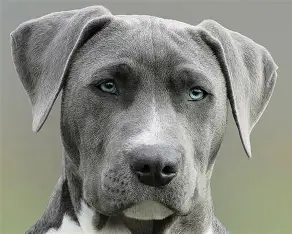
#> input picture d1.webp, 292 x 234 px
$ jupyter execute 'ex 05.ipynb'   (older library calls are emulated)
#> lines starting #> are read from the running program, lines starting #| are printed output that depends on the picture
## EX_ NO : 5
## TITLE : Image Smoothing and Sharpening Using OpenCV
## NAME : THIRUMALAI K
## REG_NO : 212224240176

[cell 1]
import cv2
import numpy as np
import matplotlib.pyplot as plt

[cell 2]
img = cv2.imread("d1.webp")
#> img is the input picture: shape (234, 292, 3); mean B, G, R 129, 137.2, 135.9

# Convert BGR to RGB
img_rgb = cv2.cvtColor(img, cv2.COLOR_BGR2RGB)

[cell 3]
avg_filter = cv2.blur(img_rgb, (5,5))
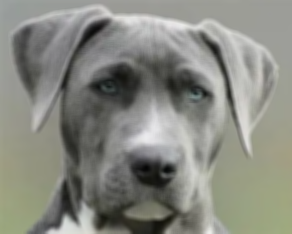
#> avg_filter: shape (234, 292, 3); mean R, G, B 135.9, 137.2, 128.9

[cell 4]
kernel = np.array([[1,2,1],
                   [2,4,2],
                   [1,2,1]]) / 16

weighted_avg = cv2.filter2D(img_rgb, -1, kernel)

[cell 5]
gaussian_filter = cv2.GaussianBlur(img_rgb, (5,5), 0)

[cell 6]
median_filter = cv2.medianBlur(img_rgb, 5)

[cell 7]
laplacian_kernel = np.array([[0,-1,0],
                             [-1,5,-1],
                             [0,-1,0]])

laplacian_sharp = cv2.filter2D(img_rgb, -1, laplacian_kernel)
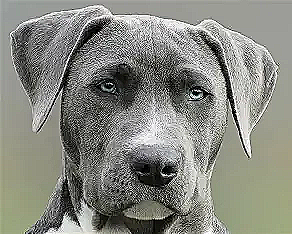
#> laplacian_sharp: shape (234, 292, 3); mean R, G, B 136, 137.3, 129.3

[cell 8]
gray = cv2.cvtColor(img_rgb, cv2.COLOR_RGB2GRAY)
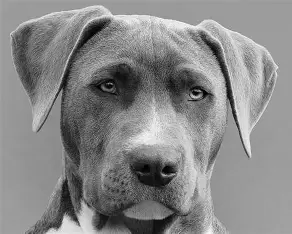
#> gray: shape (234, 292); min 0, max 255, mean 135.8

laplacian_operator = cv2.Laplacian(gray, cv2.CV_64F)
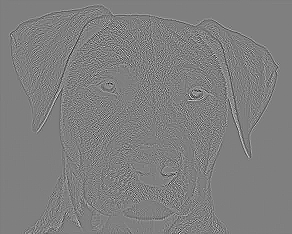
#> laplacian_operator: shape (234, 292) float64; min -315, max 315, mean 0; drawn with min black and max white

laplacian_operator = np.uint8(np.absolute(laplacian_operator))
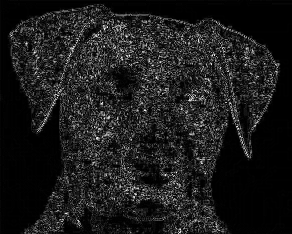
#> laplacian_operator: shape (234, 292); min 0, max 255, mean 28

[cell 9]
plt.figure(figsize=(15,12))


# Original Image
plt.subplot(3,3,1)
plt.imshow(img_rgb)
plt.title("Original Image")
plt.axis("off")


plt.subplot(3,3,2)
plt.imshow(avg_filter)
plt.title("Averaging Filter")
plt.axis("off")

[cell 10]
plt.figure(figsize=(12,15))


# Original Image
plt.subplot(3,3,1)
plt.imshow(img_rgb)
plt.title("Original Image")
plt.axis("off")


plt.subplot(3,3,2)
plt.imshow(weighted_avg)
plt.title("Weighted Averaging")
plt.axis("off")

[cell 11]
plt.figure(figsize=(12,15))


# Original Image
plt.subplot(3,3,1)
plt.imshow(img_rgb)
plt.title("Original Image")
plt.axis("off")

plt.subplot(3,3,2)
plt.imshow(gaussian_filter)
plt.title("Gaussian Filter")
plt.axis("off")

[cell 12]
plt.figure(figsize=(12,15))


# Original Image
plt.subplot(3,3,1)
plt.imshow(img_rgb)
plt.title("Original Image")
plt.axis("off")

plt.subplot(3,3,2)
plt.imshow(median_filter)
plt.title("Median Filter")
plt.axis("off")

[cell 13]
plt.figure(figsize=(12,15))


# Original Image
plt.subplot(3,3,1)
plt.imshow(img_rgb)
plt.title("Original Image")
plt.axis("off")

plt.subplot(3,3,2)
plt.imshow(laplacian_sharp)
plt.title("Laplacian Sharpening")
plt.axis("off")


# Laplacian Operator
plt.subplot(3,3,3)
plt.imshow(laplacian_operator, cmap='gray')
plt.title("Laplacian Operator")
plt.axis("off")
